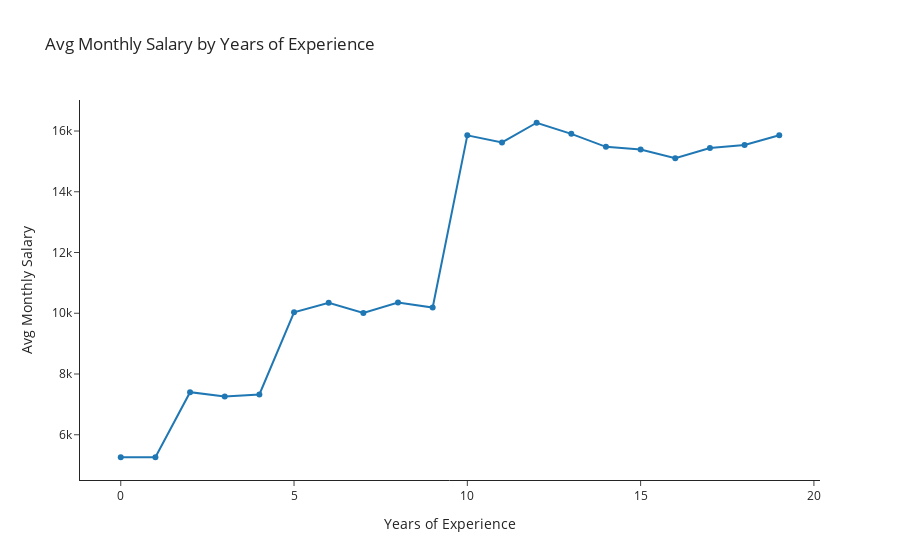

Notebook code for this chart:
### Code cell
# years_experience and monthly_salary
fig = px.line(df.groupby('years_experience')['monthly_salary'].mean().reset_index(), x='years_experience', y='monthly_salary',
              title='Avg Monthly Salary by Years of Experience', template='simple_white', markers=True,
              labels={'years_experience': 'Years of Experience', 'monthly_salary': 'Avg Monthly Salary'})
fig.show()

### Figure 1 — Plotly figure (JSON) as saved in the notebook; plotly's stock layout.template omitted (floating-point values rounded to 4 significant figures)
{"data": [{"hovertemplate": "Years of Experience=%{x}<br>Avg Monthly Salary=%{y}<extra></extra>", "legendgroup": "", "line": {"color": "#1F77B4", "dash": "solid"}, "marker": {"symbol": "circle"}, "mode": "markers+lines", "name": "", "orientation": "v", "showlegend": false, "type": "scatter", "x": [0, 1, 2, 3, 4, 5, 6, 7, 8, 9, 10, 11, 12, 13, 14, 15, 16, 17, 18, 19], "xaxis": "x", "y": [5259.0, 5263.0, 7402.0, 7260.0, 7328.0, 10030.0, 10340.0, 10010.0, 10350.0, 10190.0, 15860.0, 15620.0, 16270.0, 15910.0, 15480.0, 15390.0, 15100.0, 15440.0, 15540.0, 15860.0], "yaxis": "y"}], "layout": {"legend": {"tracegroupgap": 0}, "title": {"text": "Avg Monthly Salary by Years of Experience"}, "xaxis": {"anchor": "y", "domain": [0, 1], "title": {"text": "Years of Experience"}}, "yaxis": {"anchor": "x", "domain": [0, 1], "title": {"text": "Avg Monthly Salary"}}}}
